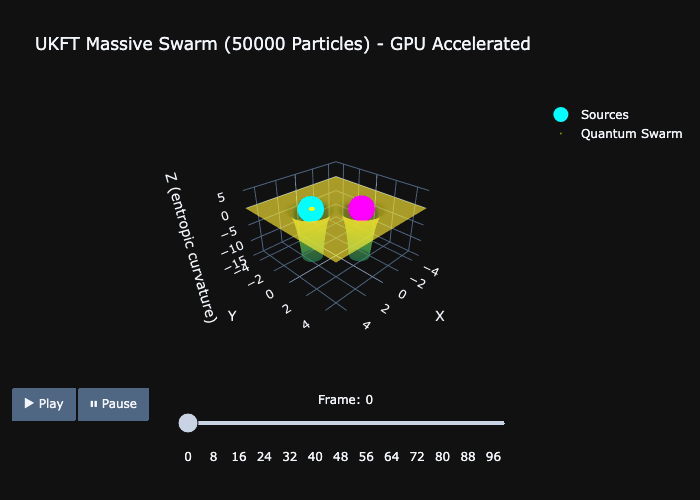

Write the Python code that produced this figure.
# experiments/12_ukft_massive_swarm_gpu.py
"""
UKFT Massive Quantum Swarm (GPU Accelerated) 🚀

Simulates 50,000 quantum test particles surfing the entropic gravity field
of a binary star system.

Powered by WGPU Entropic Accelerator.
"""

import numpy as np
import sys
import os
import wgpu

# Add package root to path
sys.path.append(os.path.join(os.path.dirname(__file__), '..'))

from ukft_sim.gpu import EntropicGPUAccelerator
from ukft_sim.vis import create_3d_entropic_animation
import plotly.graph_objects as go

def run_simulation():
    print("Initializing GPU Accelerator...")
    gpu = EntropicGPUAccelerator()
    
    # Configuration
    N_swarm = 50_000 # Massive Scale
    n_steps = 400
    animate_every = 4
    dt = 0.01
    
    # Physics Parameters
    alpha = 12.0
    hbar = 0.5
    # Effective alpha for combined Quantum + Entropic drift
    # v ~ 0.5 * (alpha + hbar^2) * grad_rho/rho
    # GPU shader implements: acc = alpha_param * grad_rho / rho
    # We want velocity update. If high damping, acc -> vel/dt. 
    # Let's keep inertial dynamics (damping < 1.0) for swirling.
    alpha_param = 12.0 
    damping = 0.98
    sigma = 0.6 # Sharper wells
    
    # Initial State: Binary System Sources
    # We will animate sources manually in Python loop (cheap)
    m_heavy = 15.0
    p1 = np.array([ 1.5,  0.0, 0.0])
    p2 = np.array([-1.5,  0.0, 0.0])
    v1 = np.array([ 0.0,  0.5, 0.0])
    v2 = np.array([ 0.0, -0.5, 0.0])
    
    # Initial State: Swarm (Ring)
    theta = 2 * np.pi * np.random.rand(N_swarm)
    r = 3.5 + 0.5 * np.random.randn(N_swarm)
    z = 0.5 * np.random.randn(N_swarm)
    
    particles_pos = np.zeros((N_swarm, 3), dtype=np.float32)
    particles_pos[:, 0] = r * np.cos(theta)
    particles_pos[:, 1] = r * np.sin(theta)
    particles_pos[:, 2] = z
    
    # Velocity (Tangential)
    particles_vel = np.zeros((N_swarm, 3), dtype=np.float32)
    particles_vel[:, 0] = -r * np.sin(theta) * 0.5
    particles_vel[:, 1] =  r * np.cos(theta) * 0.5
    
    frames = []
    
    # Grid for visualization (computed on GPU!)
    grid_res = 128 # Higher res grid
    x_range = [-5, 5]
    y_range = [-5, 5]
    X_grid, Y_grid = np.meshgrid(
        np.linspace(x_range[0], x_range[1], grid_res),
        np.linspace(y_range[0], y_range[1], grid_res)
    )
    
    print(f"Starting Simulation ({N_swarm} particles)...")
    
    for step in range(n_steps):
        if step % 50 == 0:
            print(f"Step {step}/{n_steps}")
            
        # Update Sources (Classical Orbit - Python side is fine for 2 bodies)
        # Attraction between stars
        delta = p2 - p1
        dist = np.linalg.norm(delta)
        force = 5.0 * delta / (dist**3 + 1e-3) # Standard Gravity for stars
        # Or Entropic? Let's use simple logic for stars to keep them orbiting
        p1 += v1 * dt
        p2 += v2 * dt
        v1 += force * dt
        v2 -= force * dt
        
        # Prepare Sources for GPU
        sources = [
            (p1, m_heavy),
            (p2, m_heavy)
        ]
        
        # Run Swarm on GPU
        params = {
            'sigma': sigma,
            'alpha': alpha_param,
            'dt': dt,
            'damping': damping
        }
        
        particles_pos, particles_vel = gpu.run_simulation_step(
            particles_pos, particles_vel, sources, params
        )
        
        # Visualization Frame
        if step % animate_every == 0:
            # 1. Compute Density Grid on GPU
            # We want to visualize the potential Z ~ -rho
            rho_grid = gpu.compute_density_grid(
                grid_res, grid_res, x_range, y_range, sources, sigma
            )
            Z_surf = -3.0 * rho_grid # Scale for visuals
            
            # 2. Downsample particles for plotting (WebGPU handles 50k, Plotly struggles with >5k)
            # Plot 3000 representative particles
            mask = np.random.choice(N_swarm, 3000, replace=False)
            plot_pos = particles_pos[mask]
            
            frame_data = [
                # Entropic Sheet
                go.Surface(
                    x=X_grid, y=Y_grid, z=Z_surf,
                    colorscale='Viridis', opacity=0.6, showscale=False,
                    name='SpaceTime'
                ),
                # Stars
                go.Scatter3d(
                    x=[p1[0], p2[0]], y=[p1[1], p2[1]], z=[p1[2], p2[2]],
                    mode='markers', marker=dict(color=['cyan', 'magenta'], size=15),
                    name='Sources'
                ),
                # Swarm
                go.Scatter3d(
                    x=plot_pos[:, 0], y=plot_pos[:, 1], z=plot_pos[:, 2],
                    mode='markers', 
                    marker=dict(color='yellow', size=2, opacity=0.5),
                    name='Quantum Swarm'
                )
            ]
            frames.append(go.Frame(data=frame_data, name=str(step)))
            
    # Finalize
    print("Generating Animation...")
    fig = create_3d_entropic_animation(
        frames,
        title=f"UKFT Massive Swarm ({N_swarm} Particles) - GPU Accelerated",
        ranges={'x': [-5,5], 'y':[-5,5], 'z':[-15, 5]}
    )
    
    out_file = "results/12_ukft_massive_swarm_gpu.html"
    fig.write_html(out_file)
    print(f"Saved to {out_file}")
    
    # PNG Snapshot
    try:
        fig.update(data=frames[-1].data)
        fig.write_image("experiments/12_ukft_massive_swarm_gpu.png")
    except:
        pass

if __name__ == "__main__":
    run_simulation()
